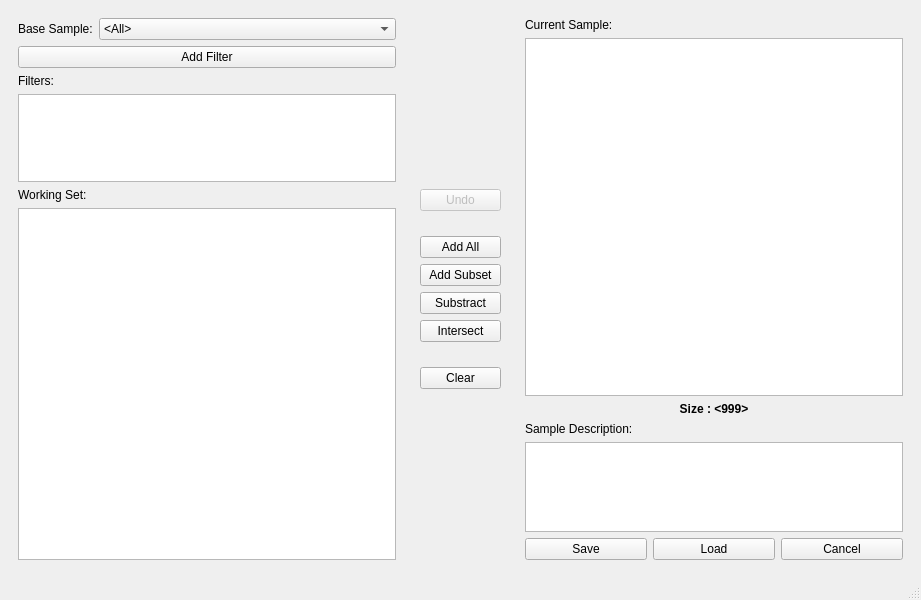
<?xml version="1.0" encoding="UTF-8"?>
<ui version="4.0">
 <class>NewSampleWindow</class>
 <widget class="QMainWindow" name="NewSampleWindow">
  <property name="geometry">
   <rect>
    <x>0</x>
    <y>0</y>
    <width>921</width>
    <height>600</height>
   </rect>
  </property>
  <property name="windowTitle">
   <string>Create Sample</string>
  </property>
  <widget class="QWidget" name="centralwidget">
   <layout class="QHBoxLayout" name="horizontalLayout" stretch="4,1,4">
    <item>
     <widget class="QFrame" name="frame">
      <property name="frameShape">
       <enum>QFrame::NoFrame</enum>
      </property>
      <property name="frameShadow">
       <enum>QFrame::Raised</enum>
      </property>
      <layout class="QVBoxLayout" name="verticalLayout" stretch="0,0,0,1,0,4">
       <item>
        <widget class="QFrame" name="frame_5">
         <property name="frameShape">
          <enum>QFrame::NoFrame</enum>
         </property>
         <property name="frameShadow">
          <enum>QFrame::Raised</enum>
         </property>
         <layout class="QFormLayout" name="formLayout">
          <property name="margin">
           <number>0</number>
          </property>
          <item row="0" column="0">
           <widget class="QLabel" name="label_5">
            <property name="text">
             <string>Base Sample:</string>
            </property>
            <property name="buddy">
             <cstring>comboBox</cstring>
            </property>
           </widget>
          </item>
          <item row="0" column="1">
           <widget class="QComboBox" name="comboBox">
            <item>
             <property name="text">
              <string>&lt;All&gt;</string>
             </property>
            </item>
           </widget>
          </item>
         </layout>
        </widget>
       </item>
       <item>
        <widget class="QPushButton" name="add_filter_button">
         <property name="text">
          <string>Add Filter</string>
         </property>
        </widget>
       </item>
       <item>
        <widget class="QLabel" name="label_4">
         <property name="text">
          <string>Filters:</string>
         </property>
        </widget>
       </item>
       <item>
        <widget class="QListView" name="filters">
         <property name="contextMenuPolicy">
          <enum>Qt::CustomContextMenu</enum>
         </property>
         <property name="toolTip">
          <string>Right click to remove filters</string>
         </property>
        </widget>
       </item>
       <item>
        <widget class="QLabel" name="label">
         <property name="text">
          <string>Working Set:</string>
         </property>
        </widget>
       </item>
       <item>
        <widget class="QListView" name="working_set_view">
         <property name="contextMenuPolicy">
          <enum>Qt::CustomContextMenu</enum>
         </property>
         <property name="toolTip">
          <string>Right click to add subjects to current sample</string>
         </property>
        </widget>
       </item>
      </layout>
     </widget>
    </item>
    <item>
     <widget class="QFrame" name="frame_2">
      <property name="frameShape">
       <enum>QFrame::NoFrame</enum>
      </property>
      <property name="frameShadow">
       <enum>QFrame::Raised</enum>
      </property>
      <layout class="QVBoxLayout" name="verticalLayout_3" stretch="9,0,1,0,0,0,0,1,0,9">
       <item>
        <spacer name="verticalSpacer">
         <property name="orientation">
          <enum>Qt::Vertical</enum>
         </property>
         <property name="sizeHint" stdset="0">
          <size>
           <width>20</width>
           <height>40</height>
          </size>
         </property>
        </spacer>
       </item>
       <item>
        <widget class="QPushButton" name="undo_button">
         <property name="enabled">
          <bool>false</bool>
         </property>
         <property name="toolTip">
          <string>Undo last operation</string>
         </property>
         <property name="text">
          <string>Undo</string>
         </property>
        </widget>
       </item>
       <item>
        <spacer name="verticalSpacer_3">
         <property name="orientation">
          <enum>Qt::Vertical</enum>
         </property>
         <property name="sizeHint" stdset="0">
          <size>
           <width>20</width>
           <height>40</height>
          </size>
         </property>
        </spacer>
       </item>
       <item>
        <widget class="QPushButton" name="add_all_button">
         <property name="toolTip">
          <string>Add subjects in workingset to sample</string>
         </property>
         <property name="text">
          <string>Add All</string>
         </property>
        </widget>
       </item>
       <item>
        <widget class="QPushButton" name="add_subset_button">
         <property name="toolTip">
          <string>Add a random subset of the working set to the current sample</string>
         </property>
         <property name="text">
          <string>Add Subset</string>
         </property>
        </widget>
       </item>
       <item>
        <widget class="QPushButton" name="remove_button">
         <property name="toolTip">
          <string>Remove subject in working set from sample</string>
         </property>
         <property name="text">
          <string>Substract</string>
         </property>
        </widget>
       </item>
       <item>
        <widget class="QPushButton" name="intersect_button">
         <property name="toolTip">
          <string>Keep in sample ONLY subject which are also in the working set</string>
         </property>
         <property name="text">
          <string>Intersect</string>
         </property>
        </widget>
       </item>
       <item>
        <spacer name="verticalSpacer_4">
         <property name="orientation">
          <enum>Qt::Vertical</enum>
         </property>
         <property name="sizeHint" stdset="0">
          <size>
           <width>20</width>
           <height>40</height>
          </size>
         </property>
        </spacer>
       </item>
       <item>
        <widget class="QPushButton" name="clear_button">
         <property name="text">
          <string>Clear</string>
         </property>
        </widget>
       </item>
       <item>
        <spacer name="verticalSpacer_2">
         <property name="orientation">
          <enum>Qt::Vertical</enum>
         </property>
         <property name="sizeHint" stdset="0">
          <size>
           <width>20</width>
           <height>40</height>
          </size>
         </property>
        </spacer>
       </item>
      </layout>
     </widget>
    </item>
    <item>
     <widget class="QFrame" name="frame_3">
      <property name="frameShape">
       <enum>QFrame::NoFrame</enum>
      </property>
      <property name="frameShadow">
       <enum>QFrame::Raised</enum>
      </property>
      <layout class="QVBoxLayout" name="verticalLayout_2" stretch="0,4,0,0,1,0">
       <item>
        <widget class="QLabel" name="label_2">
         <property name="text">
          <string>Current Sample:</string>
         </property>
        </widget>
       </item>
       <item>
        <widget class="QListView" name="current_view">
         <property name="contextMenuPolicy">
          <enum>Qt::CustomContextMenu</enum>
         </property>
         <property name="toolTip">
          <string>Right click to remove subjects</string>
         </property>
        </widget>
       </item>
       <item>
        <widget class="QLabel" name="size_label">
         <property name="font">
          <font>
           <weight>75</weight>
           <bold>true</bold>
          </font>
         </property>
         <property name="text">
          <string>Size : &lt;999&gt;</string>
         </property>
         <property name="alignment">
          <set>Qt::AlignCenter</set>
         </property>
        </widget>
       </item>
       <item>
        <widget class="QLabel" name="label_3">
         <property name="text">
          <string>Sample Description:</string>
         </property>
         <property name="margin">
          <number>0</number>
         </property>
        </widget>
       </item>
       <item>
        <widget class="QPlainTextEdit" name="description"/>
       </item>
       <item>
        <widget class="QFrame" name="frame_4">
         <property name="frameShape">
          <enum>QFrame::NoFrame</enum>
         </property>
         <property name="frameShadow">
          <enum>QFrame::Raised</enum>
         </property>
         <layout class="QHBoxLayout" name="horizontalLayout_2">
          <property name="margin">
           <number>0</number>
          </property>
          <item>
           <widget class="QPushButton" name="save_button">
            <property name="text">
             <string>Save</string>
            </property>
           </widget>
          </item>
          <item>
           <widget class="QPushButton" name="load_button">
            <property name="text">
             <string>Load</string>
            </property>
           </widget>
          </item>
          <item>
           <widget class="QPushButton" name="cancel_button">
            <property name="text">
             <string>Cancel</string>
            </property>
           </widget>
          </item>
         </layout>
        </widget>
       </item>
      </layout>
     </widget>
    </item>
   </layout>
  </widget>
  <widget class="QMenuBar" name="menubar">
   <property name="geometry">
    <rect>
     <x>0</x>
     <y>0</y>
     <width>921</width>
     <height>21</height>
    </rect>
   </property>
  </widget>
  <widget class="QStatusBar" name="statusbar"/>
 </widget>
 <resources/>
 <connections>
  <connection>
   <sender>cancel_button</sender>
   <signal>clicked()</signal>
   <receiver>NewSampleWindow</receiver>
   <slot>close()</slot>
   <hints>
    <hint type="sourcelabel">
     <x>818</x>
     <y>537</y>
    </hint>
    <hint type="destinationlabel">
     <x>788</x>
     <y>570</y>
    </hint>
   </hints>
  </connection>
 </connections>
</ui>
